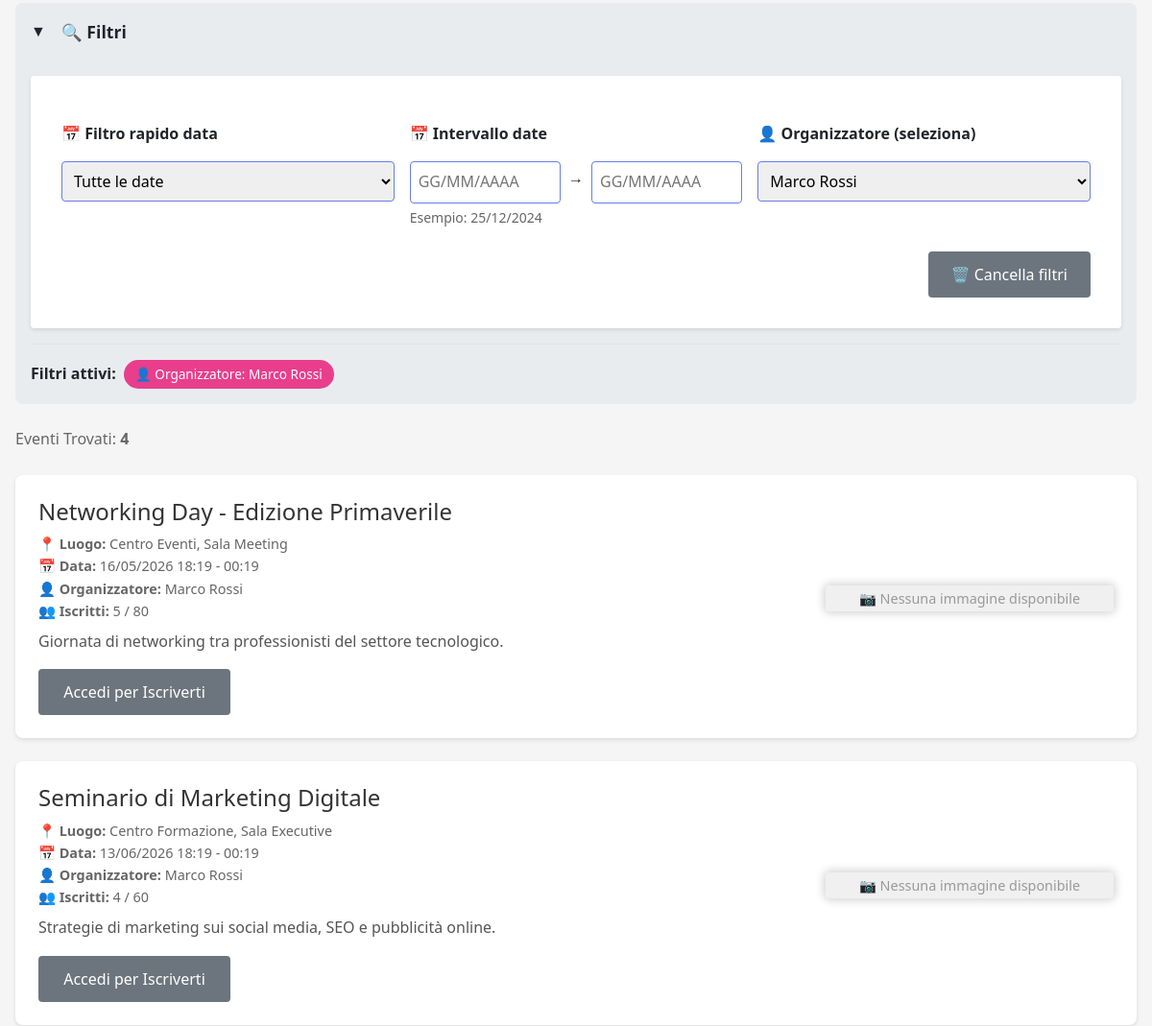
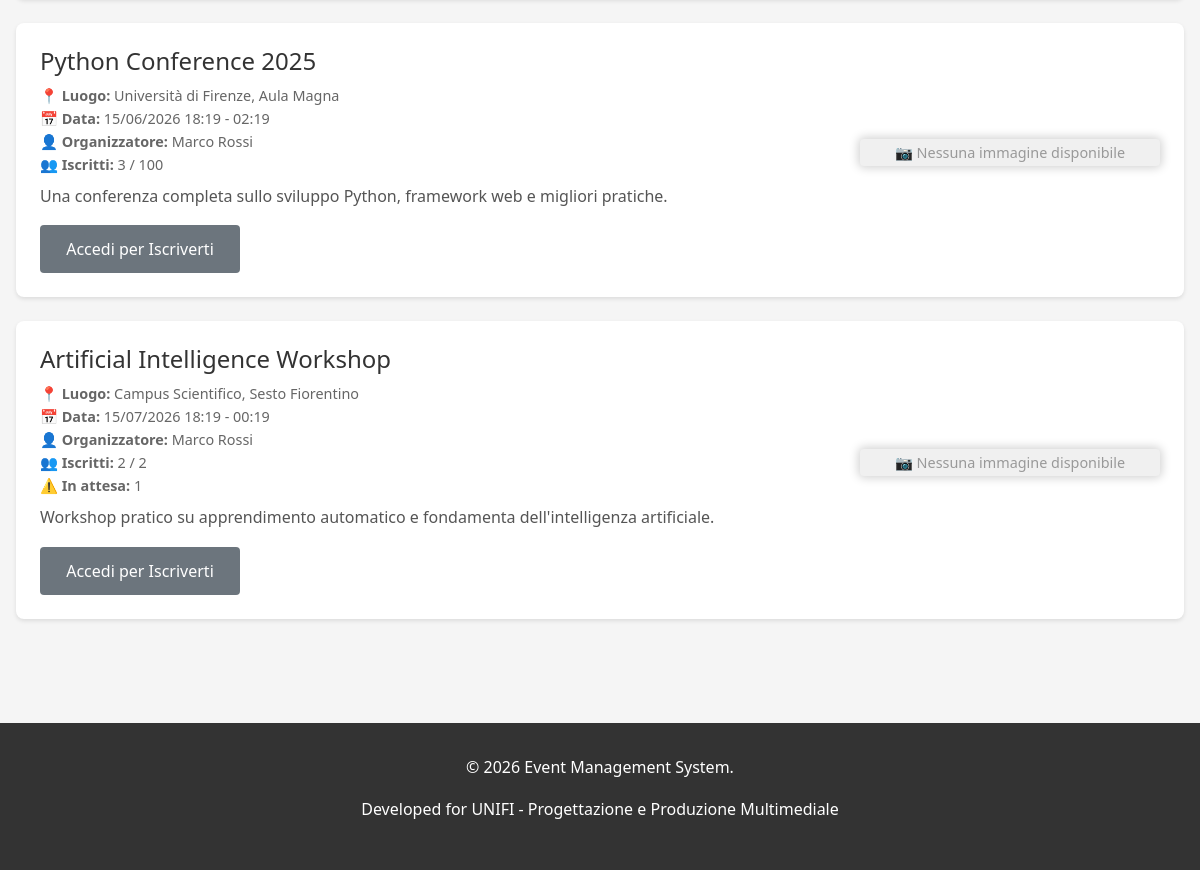
Page /events/?organizer=marco_rossi (lower part) on the earlier database version (2 pictures, top to bottom).
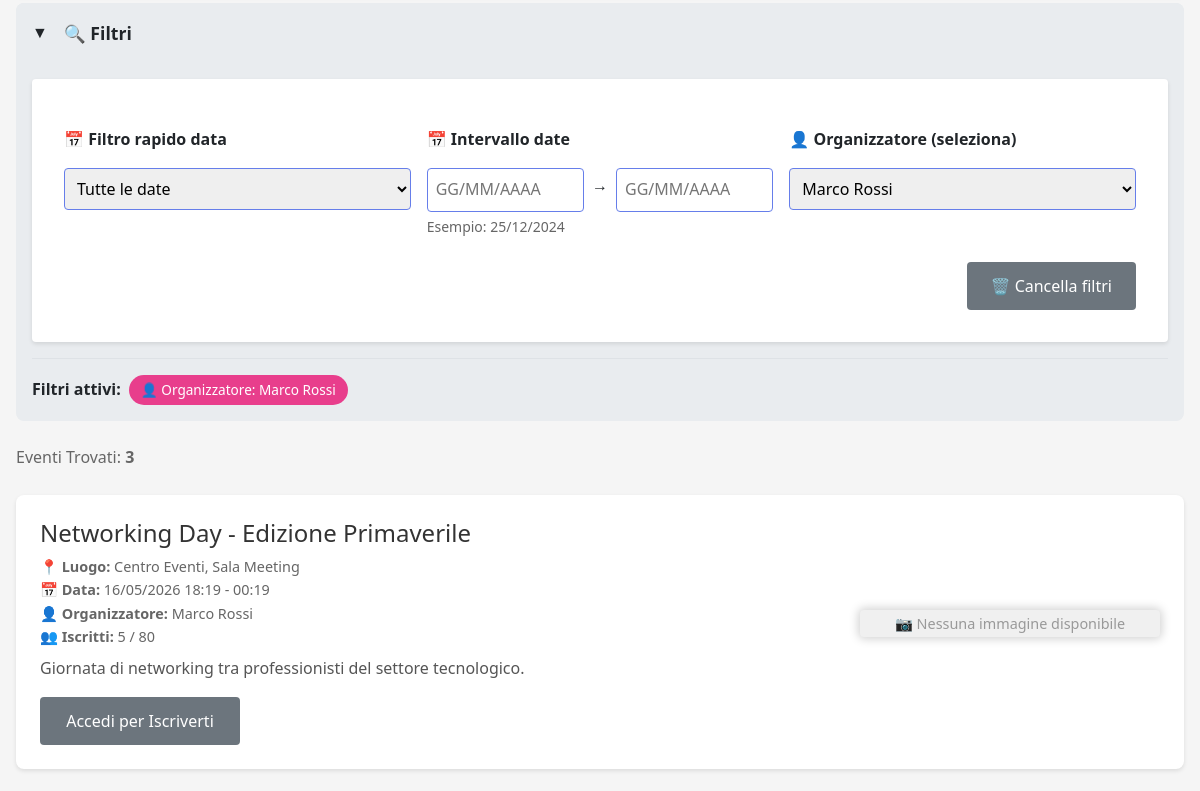
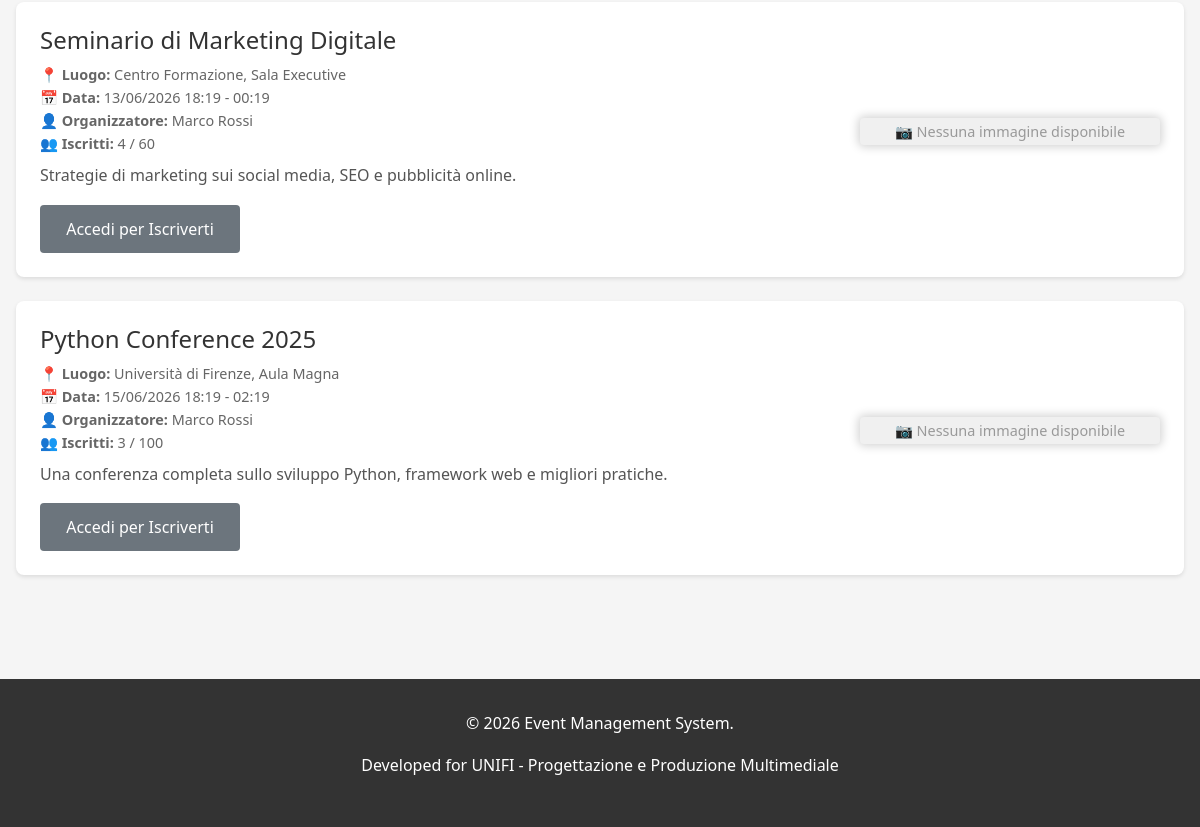
Same page on the later database version (2 pictures, top to bottom).
### events/models.py (models this page shows, shortened)
class Event(models.Model):
    STATUS_CHOICES = [('draft', 'Bozza'), ('published', 'Pubblicato'), ('ongoing', 'In Corso'), ('completed', 'Completato'), ('cancelled', 'Annullato')]
    title = models.CharField(max_length=200, verbose_name='Titolo')
    description = models.TextField(verbose_name='Descrizione')
    organizer = models.ForeignKey(User, on_delete=models.CASCADE, related_name='organized_events', verbose_name='Organizzatore')
    location = models.CharField(max_length=255, verbose_name='Luogo')
    start_date = models.DateTimeField(verbose_name='Data e Ora Inizio')
    end_date = models.DateTimeField(verbose_name='Data e Ora Fine')
    max_attendees = models.IntegerField(null=True, blank=True, verbose_name='Numero Massimo Partecipanti')
    image = models.ImageField(upload_to='event_images/', blank=True, null=True, verbose_name='Immagine')
    status = models.CharField(max_length=15, choices=STATUS_CHOICES, default='draft', verbose_name='Stato')
    created_at = models.DateTimeField(auto_now_add=True)
    updated_at = models.DateTimeField(auto_now=True)
    deleted_at = models.DateTimeField(null=True, blank=True, verbose_name='Eliminato il')
    class Meta:
        ordering = ['-start_date']
        permissions = [('can_create_event', 'Può creare eventi'), ('can_edit_own_events', 'Può modificare i propri eventi'), ('can_delete_own_events', 'Può eliminare i propri eventi'), ('can_view_attendees', 'Può visualizzare la lista dei partecipanti')]
    @property
    def get_confirmed_attendees_count(self):
        return self.eventregistration_set.filter(status='confirmed').count()
    def get_pending_attendees_count(self):
        return self.eventregistration_set.filter(status='pending').count()

### events/views.py (the view, shortened to what this page needs)
# urls.py: path('', views.EventListView.as_view(), name='event_list'),
class EventListView(ListView):
    model = Event
    template_name = 'events/event_list.html'
    context_object_name = 'events'
    paginate_by = 10
    def get_queryset(self):
        queryset = Event.objects.filter(status='published', deleted_at__isnull=True).order_by('start_date')
        query = self.request.GET.get('q')
        organizer_name = self.request.GET.get('organizer_name')
        if organizer_name:
            queryset = queryset.filter(
                Q(organizer__username__icontains=organizer_name)|
                Q(organizer__first_name__icontains=organizer_name) |
                Q(organizer__last_name__icontains=organizer_name)
            )
        start_date_from = self.request.GET.get('start_date_from')
        if start_date_from:
            try:
                start_date_from = datetime.strptime(start_date_from, '%d/%m/%Y').date()
                queryset = queryset.filter(start_date__date__gte=start_date_from)
            except ValueError:
                pass
        start_date_to = self.request.GET.get('start_date_to')
        if start_date_to:
            try:
                start_date_to = datetime.strptime(start_date_to, '%d/%m/%Y').date()
                queryset = queryset.filter(start_date__date__lte=start_date_to)
            except ValueError:
                pass
        date_filter = self.request.GET.get('date_filter')
        if date_filter == 'today':
            today = timezone.now().date()
            queryset = queryset.filter(start_date__date=today)
        elif date_filter == 'upcoming':
            queryset = queryset.filter(start_date__gte=timezone.now())
        elif date_filter == 'past':
            queryset = queryset.filter(start_date__lt=timezone.now())
        organizer_filter = self.request.GET.get('organizer')
        if organizer_filter:
            queryset = queryset.filter(organizer__username=organizer_filter)
        return queryset
    def get_context_data(self, **kwargs):
        context = super().get_context_data(**kwargs)
        context['total_events'] = Event.objects.filter(status='published').count()
        context['current_query'] = self.request.GET.get('q', '')
        context['current_date_filter'] = self.request.GET.get('date_filter', '')
        context['current_organizer'] = self.request.GET.get('organizer', '')
        context['current_organizer_name'] = self.request.GET.get('organizer_name', '')
        context['current_start_date_from'] = self.request.GET.get('start_date_from', '')
        context['current_start_date_to'] = self.request.GET.get('start_date_to', '')
        organizers_dict = {}
        organizers_data = Event.objects.filter(
            status='published',
            deleted_at__isnull=True
        ).values_list('organizer__username', 'organizer__first_name', 'organizer__last_name')
        for username, first_name, last_name in organizers_data:
            if username not in organizers_dict:  # Rimuove i duplicati manualmente
                full_name = f"{first_name} {last_name}".strip()
                organizers_dict[username] = {
                    'username': username,
                    'full_name': full_name if full_name else username
                }
        context['organizers'] = sorted(organizers_dict.values(), key=lambda x: x['full_name'])
        return context

### templates/events/event_list.html (shortened to what the changed rows need)
{% extends 'base.html' %}
{% load custom_filters %}
{% block content %}
<div>
<div style="margin-bottom: 1.5rem; background: #e9ecef; border-radius: 8px; overflow: hidden;">
    <div id="advancedFilters" style="padding: 1rem; display: none;">
        {% if current_date_filter or current_organizer or current_query or current_organizer_name or current_start_date_from or current_start_date_to %}
            <div style="margin-top: 1rem; padding-top: 1rem; border-top: 1px solid #dee2e6;">
                <div style="display: flex; flex-wrap: wrap; gap: 0.5rem; align-items: center;">
                    <strong>Filtri attivi:</strong>
                    {% if current_organizer %}
                        {% for organizer in organizers %}
                            {% if organizer.username == current_organizer %}
                                <span style="background: #e83e8c; color: white; padding: 0.25rem 0.75rem; border-radius: 20px; font-size: 0.85rem;">
                                    👤 Organizzatore: {{ organizer.full_name }}
                                </span>
                            {% endif %}
                        {% endfor %}
                    {% endif %}
                </div>
            </div>
        {% endif %}
    </div>
</div>
</div>
<p style="
color: #666; margin-bottom: 1.5rem;">
    Eventi Trovati:
    <strong>
        {% if events %}
            {% if paginator and paginator.count > events|length %}
                {{ paginator.count }}
            {% else %}
                {{ events|length }}
            {% endif %}
        {% else %}
            Nessun evento trovato
        {% endif %}
    </strong>
</p>
{% if events %}
    {% for event in events %}
        <div class="event-card" onclick="window.location.href='{% url 'events:event_detail' event.pk %}'" style="cursor: pointer;">
            <div class="event-content">
                <h3 class="event-title">{{ event.title }}</h3>
                <div class="event-meta">
                    <strong>📍 Luogo:</strong> {{ event.location }}<br>
                    <strong>📅 Data:</strong> {{ event.start_date|date:"d/m/Y H:i" }} - {{ event.end_date|date:"H:i" }}<br>
                    <strong>👤 Organizzatore:</strong> {{ event.organizer.get_full_name|default:event.organizer.username }}<br>
                    <strong>👥 Iscritti:</strong> {{ event.get_confirmed_attendees_count }}{% if event.max_attendees %} / {{ event.max_attendees }}{% endif %}<br>
                    {% if event.get_pending_attendees_count > 0 %}<strong>⚠️ In attesa:</strong> {{ event.get_pending_attendees_count }}{% endif %}
                </div>
                <p class="event-description">{{ event.description|truncatewords:30 }}</p>
                <div style="display: flex; gap: 1rem; flex-wrap: wrap;" class="event-card-buttons">
                    {% if request.user.is_authenticated %}
                        {% if not request.user.is_staff %}
                            {% with status=user_registrations_status|get_item:event.pk %}
                            {% if event.pk in registered_events and status != 'cancelled' %}
                                <a href="{% url 'events:event_unregister_confirm' event.pk %}?next={{ request.path }}" class="btn btn-danger">✗ Disiscriviti</a>
                            {% else %}
                                <a href="{% url 'events:event_register' event.pk %}" class="btn btn-success" id="subscription-section">✓ Iscriviti</a>
                            {% endif %}
                            {% endwith %}
                        {% endif %}
                    {% else %}
                        <a href="{% url 'users:login' %}" class="btn btn-secondary">Accedi per Iscriverti</a>
                    {% endif %}
                </div>
            </div>
            {% if event.image %}
                <div class="event-thumbnail">
                    <img src="{{ event.image.url }}" alt="{{ event.title }}" style="width: 100%; height: auto; margin-bottom: 1rem; border-radius: 4px; box-shadow: 0 0 10px 2px dimgray">
                </div>
            {% else %}
                <div class="no-image" style="text-align: center; margin-bottom: 1rem; padding: 2px; border-radius: 4px; box-shadow: 0 0 10px 2px lightgray">
                    <span>📷 Nessuna immagine disponibile</span>
                </div>
            {% endif %}
        </div>
    {% endfor %}
{% else %}
    <p style="text-align: center; padding: 2rem; color: #666;">Nessun evento disponibile.</p>
{% endif %}
{% endblock %}

Differences in the rows shown:
no longer on this page (row edited): Event: title "Artificial Intelligence Workshop", location "Campus Scientifico, Sesto Fiorentino", start_date "15/07/2026 18:19", end_date "00:19", organizer.get_full_name "Marco Rossi", get_confirmed_attendees_count "2", max_attendees "2", get_pending_attendees_count "1", description "Workshop pratico su apprendimento automatico e fondamenta dell'intelligenza artificiale.", image "📷 Nessuna immagine disponibile"
Other differences:
{{ events|length }}: "4" → "3"
